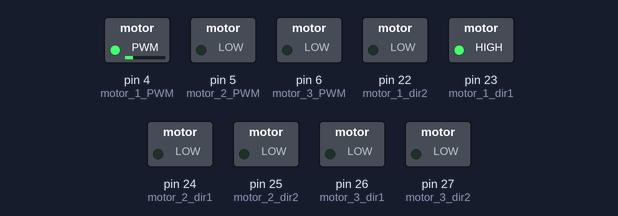
Recording of a sketch running on a simulated Arduino Mega 2560, built with avr-gcc and run on an emulated ATmega2560. Parts: switched loads named in the sketch (green lamp = pin HIGH).

Above: at 0.1 s.
At 2.1 s:
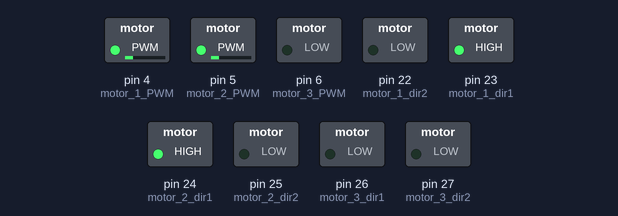
At 4.1 s:
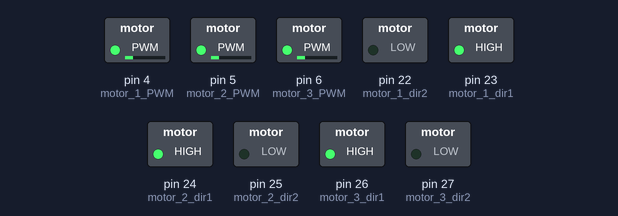
Timing chart, 0 to 5.6 s (numbered marks = the images above):
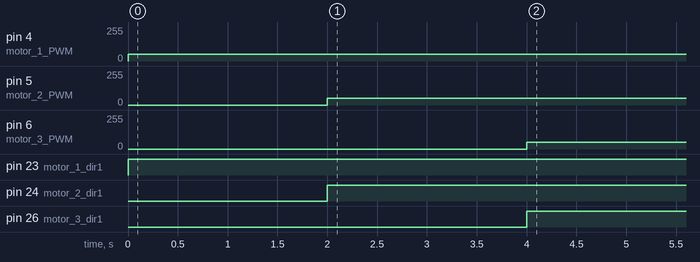

The sketch:

driveTester.ino
```cpp
#include "Arduino.h"

// pin configuration
const int motor_1_PWM = 4;
const int motor_1_dir1 = 23;
const int motor_1_dir2 = 22;

const int motor_2_PWM = 5;
const int motor_2_dir1 = 24;
const int motor_2_dir2 = 25;

const int motor_3_PWM = 6;
const int motor_3_dir1 = 26;
const int motor_3_dir2 = 27;

// speed for testing and angle
const int kSpeed = 50;

void setup() {
  Serial.begin(9600);

  pinMode(motor_1_PWM, OUTPUT);
  pinMode(motor_1_dir1, OUTPUT);
  pinMode(motor_1_dir2, OUTPUT);

  pinMode(motor_2_PWM, OUTPUT);
  pinMode(motor_2_dir1, OUTPUT);
  pinMode(motor_2_dir2, OUTPUT);

  pinMode(motor_3_PWM, OUTPUT);
  pinMode(motor_3_dir1, OUTPUT);
  pinMode(motor_3_dir2, OUTPUT);

}

void loop() {
  //tests for motor 1
  digitalWrite(motor_1_dir1, HIGH);
  digitalWrite(motor_1_dir2, LOW);
  analogWrite(motor_1_PWM, kSpeed);
  delay(2000);

  //tests for motor 2
  digitalWrite(motor_2_dir1, HIGH);
  digitalWrite(motor_2_dir2, LOW);
  analogWrite(motor_2_PWM, kSpeed);
  delay(2000);

  //tests for motor 3
  digitalWrite(motor_3_dir1, HIGH);
  digitalWrite(motor_3_dir2, LOW);
  analogWrite(motor_3_PWM, kSpeed);
  delay(2000);

}

/*pins for motors:

M1: 4      M2: 5     M3: 6
in1= 23    in1= 24   in1= 26
in2 = 22   in2 = 25  in2 = 27


*/  
```

Measured:
- by itself, pin 4 (motor_1_PWM): 0/255 → 50/255 at 0.00 s
- by itself, pin 5 (motor_2_PWM): 0/255 → 50/255 at 2.0 s
- by itself, pin 6 (motor_3_PWM): 0/255 → 50/255 at 4.0 s
- by itself, pin 23 (motor_1_dir1): LOW → HIGH at 0.00 s
- by itself, pin 24 (motor_2_dir1): LOW → HIGH at 2.0 s
- by itself, pin 26 (motor_3_dir1): LOW → HIGH at 4.0 s
